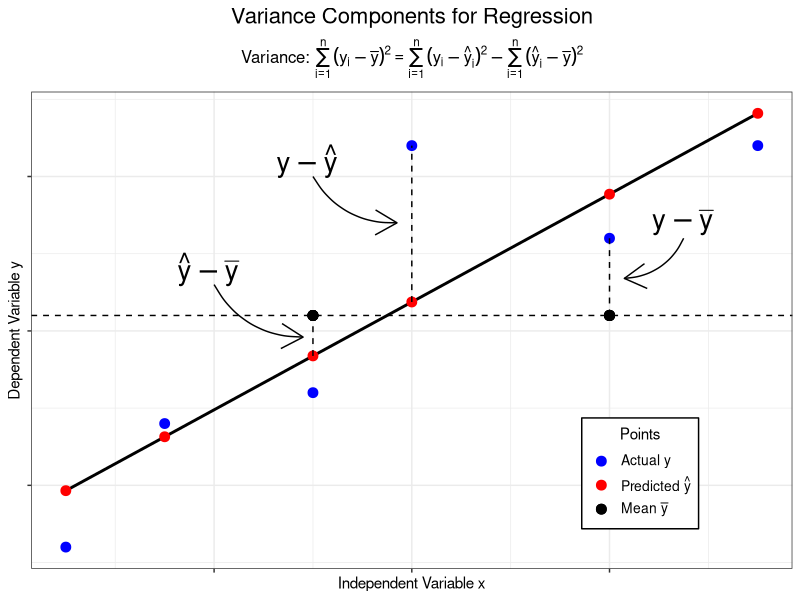

This figure's R source:
#create a regression diagram
library(tidyverse)
library(ggtext)

ex.data= data.frame(x = c(1,3,6,8,12,15),
                    y = c(3,7,8,16,13,16))
ex.data.mod=lm(y~x,data=ex.data)
ex.data$pred = predict(ex.data.mod)

ggplot(ex.data,aes(x,y)) +
  geom_point(aes(col="Actual\nValue"),size=3)+
  geom_smooth(method="lm",se=F,col="black")+
  geom_hline(yintercept=mean(ex.data$y),col="black",lty=2)+
  geom_point(aes(x=x,y=pred,col="Predicted\nValue"),size=3)+
  geom_point(aes(x=6,y=mean(y),col="mean y"),size=3)+
  geom_point(aes(x=12,y=mean(y),col="mean y"),size=3)+
  #geom_segment(aes(x=7,y=13,xend=7.7,yend=13),
               #arrow=arrow(),size=.25)+
  geom_segment(data=ex.data[4,],aes(x=x,y=pred,xend=x,yend=y),
               size=.5,lty=2)+
  geom_segment(data=ex.data[3,],aes(x=x,y=pred,xend=x,yend=mean(ex.data$y)),
               size=.5,lty=2)+
  geom_segment(data=ex.data[5,],aes(x=x,y=y,xend=x,yend=mean(ex.data$y)),
               size=.5,lty=2)+
  #geom_label(aes(x=5,y=8,label="Actual\nValue Y"))+
  #annotate(geom="text",x=6.9,y=13,label=expression(hat(y)[i] == beta[0] + paste(beta[1],x[i])),
           #hjust="right",size=8)+
  annotate(geom="text",x=6.5,y=15.5,label=expression(y-hat(y)),
           hjust="right",size=7)+
  annotate(geom="curve",x=6,y=15,xend=7.7,yend=13.5,
           curvature=.3,arrow=arrow(), size=.5)+
  annotate(geom="text",x=14.1,y=13.5,label=expression(y-bar(y)),
           hjust="right",size=7)+
  annotate(geom="curve",x=13.5,y=13,xend=12.3,yend=11.7,
           curvature=-.3,arrow=arrow(),size=.5)+
  annotate(geom="text",x=4.5,y=12,
           label=expression(hat(y)-bar(y)),
           hjust="right",size=7)+
  annotate(geom="curve",x=4,y=11.5,xend=5.8,yend=9.8,
           curvature=.3,arrow=arrow(),size=.5)+
  scale_color_manual(name="Points",
                     breaks=c("Actual\nValue","Predicted\nValue","mean y"),
                     values=c("Actual\nValue"="blue","Predicted\nValue"="red",
                              "mean y"="black"),
                     labels=c(expression(paste("Actual y")),
                              expression(paste("Predicted ",hat(y))),
                              expression(paste("Mean ",bar(y)))
                              )
                     )+
  labs(title="Variance Components for Regression",
       subtitle=expression(paste("Variance: ", sum((y[i]-bar(y))^2,i==1,n) == 
                                   sum((y[i]-hat(y)[i])^2,i==1,n) - 
                                   sum((hat(y)[i]-bar(y))^2,i==1,n))),
       x="Independent Variable x",
       y="Dependent Variable y")+
  theme_bw()+
  theme(legend.title=element_text(hjust=.5),
        legend.text=element_text(size=10),
        legend.background = element_rect(color="black"),
        legend.box.just = "left",
        legend.position=c(.8,.2),
        axis.text=element_blank(),
        plot.title=element_text(hjust=.5,size=16),
        plot.subtitle=element_text(hjust=.5,size=12))
        
        
